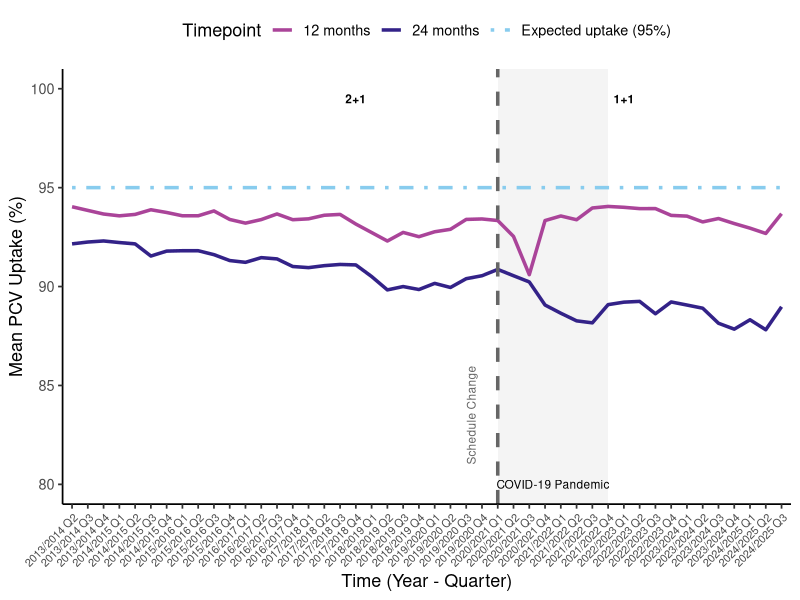
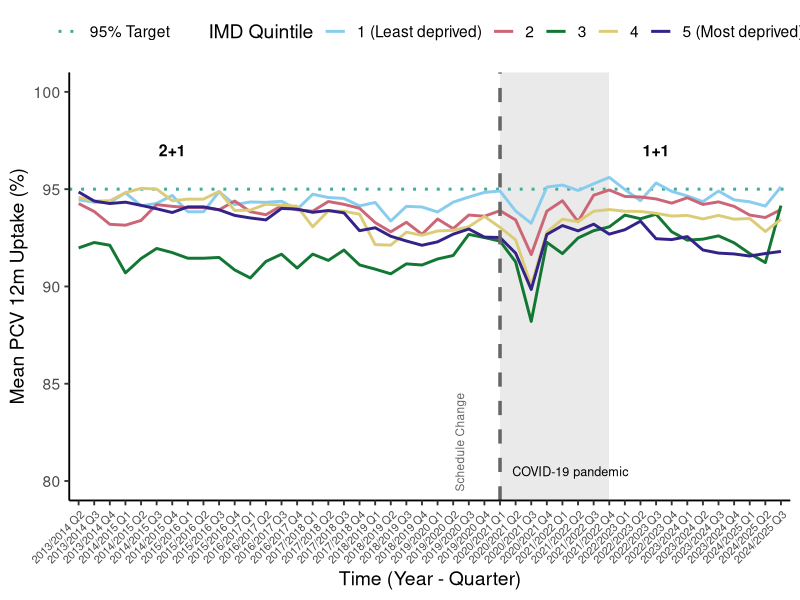
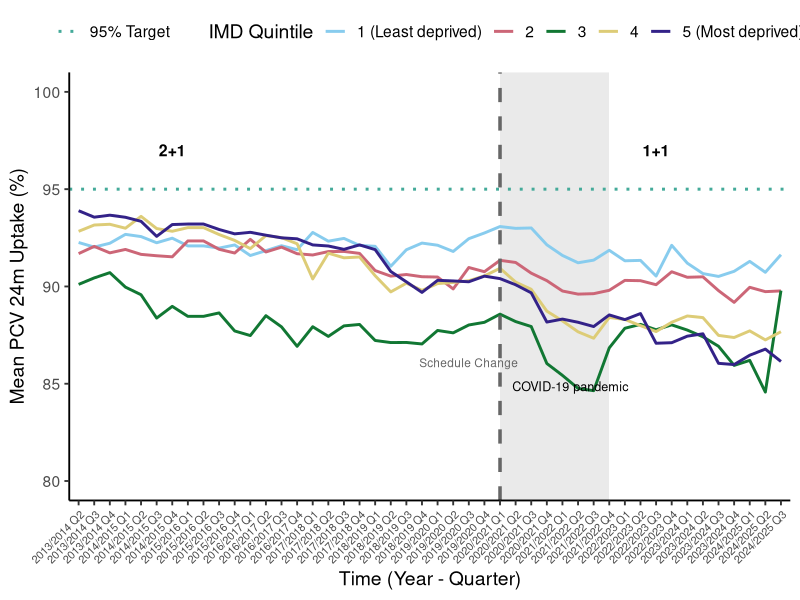
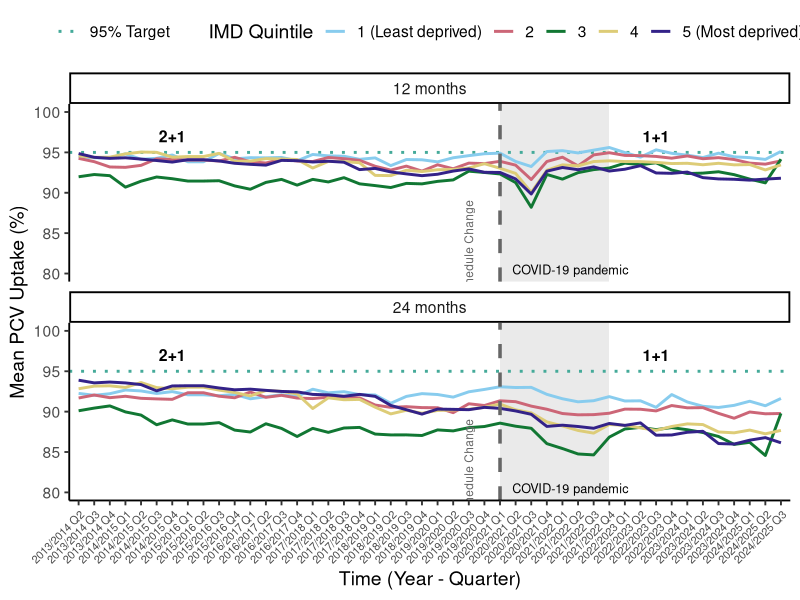
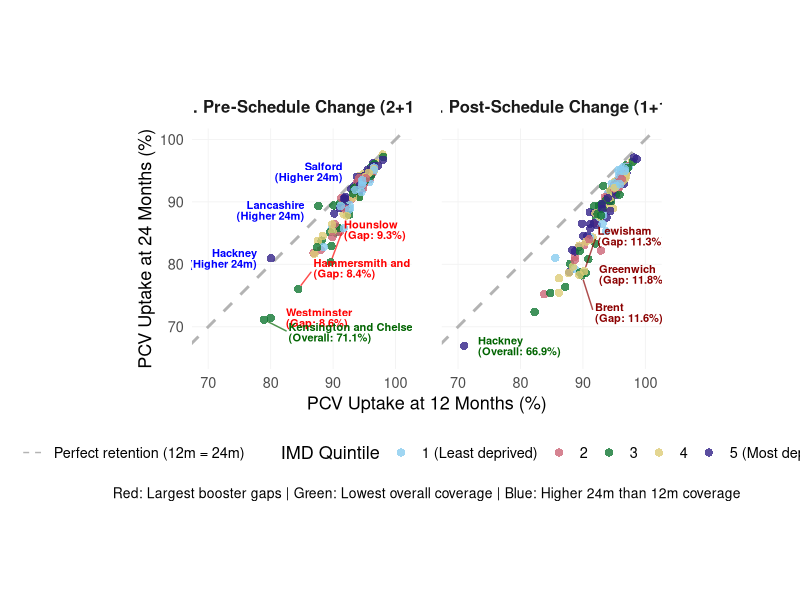
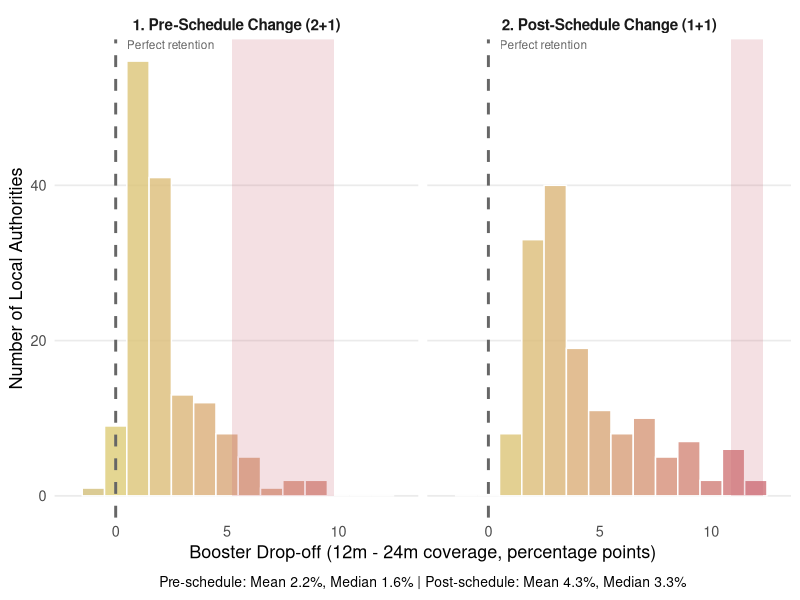

Source code (R) for these figures, in order:
library("readxl")
library("readr")
library("dplyr")
library("ggplot2")
library("RColorBrewer")
library("tidyr")
library("ggrepel")
library ("tidyverse")

setwd("C:/Users/User/OneDrive/HSD MSC/Diss Data/Stage 2 data")

data = read.csv("COVER_All_Years_MERGED_WITH_IMD.csv")

#### Dataset Characteristics and National Coverage ####

# Basic dataset characteristics
cat("=== DATASET CHARACTERISTICS ===\n")
cat("Analysis period:", min(data$Year, na.rm = TRUE), "to", max(data$Year, na.rm = TRUE), "\n")
cat("Number of UTLAs included:", length(unique(data$utla_name)), "\n")
cat("Number of quarters analyzed:", length(unique(paste(data$Year, data$Quarter))), "\n")
cat("Total observations:", nrow(data), "\n\n")

# Calculate total population covered (sum of all eligible populations)
total_12m_population <- sum(data$Population_12m, na.rm = TRUE)
total_24m_population <- sum(data$Population_24m, na.rm = TRUE)

cat("=== POPULATION COVERAGE ===\n")
cat("Total eligible population (12-month cohorts):", format(total_12m_population, big.mark = ","), "children\n")
cat("Total eligible population (24-month cohorts):", format(total_24m_population, big.mark = ","), "children\n")

# Calculate weighted national averages across entire study period
weighted_12m_coverage <- weighted.mean(data$PCV_12m, data$Population_12m, na.rm = TRUE)
weighted_24m_coverage <- weighted.mean(data$PCV_24m, data$Population_24m, na.rm = TRUE)
national_booster_gap <- weighted_12m_coverage - weighted_24m_coverage

cat("\n=== NATIONAL COVERAGE (ENTIRE STUDY PERIOD) ===\n")
cat("Overall 12-month PCV coverage:", round(weighted_12m_coverage, 1), "%\n")
cat("Overall 24-month PCV coverage:", round(weighted_24m_coverage, 1), "%\n")
cat("Overall booster gap:", round(national_booster_gap, 1), "percentage points\n\n")

# Coverage by schedule period
pre_schedule <- data %>% filter(Year < "2020/2021")
post_schedule <- data %>% filter(Year >= "2020/2021")

pre_12m_coverage <- weighted.mean(pre_schedule$PCV_12m, pre_schedule$Population_12m, na.rm = TRUE)
pre_24m_coverage <- weighted.mean(pre_schedule$PCV_24m, pre_schedule$Population_24m, na.rm = TRUE)
pre_gap <- pre_12m_coverage - pre_24m_coverage

post_12m_coverage <- weighted.mean(post_schedule$PCV_12m, post_schedule$Population_12m, na.rm = TRUE)
post_24m_coverage <- weighted.mean(post_schedule$PCV_24m, post_schedule$Population_24m, na.rm = TRUE)
post_gap <- post_12m_coverage - post_24m_coverage

cat("=== COVERAGE BY SCHEDULE PERIOD ===\n")
cat("PRE-Schedule Change (2+1, 2013-2020):\n")
cat("• 12-month coverage:", round(pre_12m_coverage, 1), "%\n")
cat("• 24-month coverage:", round(pre_24m_coverage, 1), "%\n")
cat("• Booster gap:", round(pre_gap, 1), "percentage points\n\n")

cat("POST-Schedule Change (1+1, 2020-2024):\n")
cat("• 12-month coverage:", round(post_12m_coverage, 1), "%\n")
cat("• 24-month coverage:", round(post_24m_coverage, 1), "%\n")
cat("• Booster gap:", round(post_gap, 1), "percentage points\n\n")

# Coverage by deprivation quintile
cat("=== COVERAGE BY DEPRIVATION QUINTILE (ENTIRE PERIOD) ===\n")
quintile_summary <- data %>%
  group_by(imd_quintile) %>%
  summarise(
    coverage_12m = weighted.mean(PCV_12m, Population_12m, na.rm = TRUE),
    coverage_24m = weighted.mean(PCV_24m, Population_24m, na.rm = TRUE),
    gap = coverage_12m - coverage_24m,
    total_pop_12m = sum(Population_12m, na.rm = TRUE),
    .groups = "drop"
  )

for(i in 1:nrow(quintile_summary)) {
  cat("Quintile", quintile_summary$imd_quintile[i], 
      ifelse(quintile_summary$imd_quintile[i] == 1, "(Least deprived)", 
             ifelse(quintile_summary$imd_quintile[i] == 5, "(Most deprived)", "")), ":\n")
  cat("• 12-month coverage:", round(quintile_summary$coverage_12m[i], 1), "%\n")
  cat("• 24-month coverage:", round(quintile_summary$coverage_24m[i], 1), "%\n")
  cat("• Booster gap:", round(quintile_summary$gap[i], 1), "percentage points\n")
  cat("• Population:", format(quintile_summary$total_pop_12m[i], big.mark = ","), "children\n\n")
}

# WHO target achievement
cat("=== WHO TARGET ACHIEVEMENT (95%) ===\n")
quarters_above_95_12m <- sum(data$PCV_12m >= 95, na.rm = TRUE)
quarters_above_95_24m <- sum(data$PCV_24m >= 95, na.rm = TRUE)
total_observations <- sum(!is.na(data$PCV_12m))

cat("Quarterly observations meeting 95% target:\n")
cat("• 12-month coverage:", quarters_above_95_12m, "out of", total_observations, 
    "(", round(100 * quarters_above_95_12m / total_observations, 1), "%)\n")
cat("• 24-month coverage:", quarters_above_95_24m, "out of", total_observations, 
    "(", round(100 * quarters_above_95_24m / total_observations, 1), "%)\n\n")

# Missing data summary
missing_12m <- sum(is.na(data$PCV_12m))
missing_24m <- sum(is.na(data$PCV_24m))

cat("=== DATA COMPLETENESS ===\n")
cat("Missing 12-month coverage data:", missing_12m, "observations (", 
    round(100 * missing_12m / nrow(data), 1), "%)\n")
cat("Missing 24-month coverage data:", missing_24m, "observations (", 
    round(100 * missing_24m / nrow(data), 1), "%)\n")

#######################################
#######################################

#### Colour palette ####
pastel_palette = c(
  "#88CCEE", 
  "#CC6677",  
  "#117733", 
  "#DDCC77",
  "#332288",
  "#EE7733",
  "#44AA99" 
)


############################################
############################################

#### 🫧 Descriptive #### 

# ---- Summarise and prepare ----
overall_trend_both = data %>%
  group_by(Year, Quarter) %>%
  summarise(
    PCV_12m = mean(PCV_12m, na.rm = TRUE),
    PCV_24m = mean(PCV_24m, na.rm = TRUE),
    .groups = "drop"
  ) %>%
  arrange(Year, Quarter) %>%
  mutate(
    Quarter_Label = paste(Year, Quarter, sep = " "),
    Quarter_ID = row_number()
  )

overall_trend_long <- overall_trend_both %>%
  pivot_longer(
    cols = c("PCV_12m", "PCV_24m"),
    names_to = "Timepoint",
    values_to = "Uptake"
  )

# Set factor levels for Quarter_Label
all_quarters <- unique(overall_trend_both$Quarter_Label)
overall_trend_long$Quarter_Label <- factor(overall_trend_long$Quarter_Label, levels = all_quarters)

# Recode for pretty legend
overall_trend_long$Timepoint <- recode(overall_trend_long$Timepoint,
                                       "PCV_12m" = "12 months",
                                       "PCV_24m" = "24 months")

# Target line (95% expected uptake)
target_line <- data.frame(
  Quarter_Label = all_quarters,
  Quarter_ID = seq_along(all_quarters),
  Uptake = 95,
  Timepoint = "Expected uptake (95%)"
)
target_line$Quarter_Label <- factor(target_line$Quarter_Label, levels = all_quarters)

# Ensure columns match for rbind
overall_trend_long <- overall_trend_long[, c("Quarter_Label", "Quarter_ID", "Uptake", "Timepoint")]
target_line <- target_line[, c("Quarter_Label", "Quarter_ID", "Uptake", "Timepoint")]

# Combine for plotting
plot_data <- rbind(overall_trend_long, target_line)

# ---- Plot settings ----
schedule_quarter = "2020/2021 Q1"
change_point = which(levels(plot_data$Quarter_Label) == schedule_quarter)
covid_start = which(levels(plot_data$Quarter_Label) == "2020/2021 Q1")
covid_end = which(levels(plot_data$Quarter_Label) == "2021/2022 Q4")

# Define a soft pastel palette for this plot
line_colours = c(
  "12 months" = "#AA4499",          
  "24 months" = "#332288",           
  "Expected uptake (95%)" = "#88CCEE" 
)

line_types = c(
  "12 months" = "solid",
  "24 months" = "solid",
  "Expected uptake (95%)" = "dotdash"
)

# Final Plot
ggplot(plot_data, aes(x = Quarter_Label, y = Uptake,
                      color = Timepoint, linetype = Timepoint, group = Timepoint)) +
  # Shaded COVID-19 area
  annotate("rect", xmin = covid_start, xmax = covid_end,
           ymin = -Inf, ymax = Inf, fill = "grey90", alpha = 0.4) +
  
  # Line plots for PCV uptake and expected target
  geom_line(linewidth = 1.2, na.rm = TRUE) +
  
  # Schedule change vertical line
  geom_vline(xintercept = change_point, linetype = "dashed", color = "grey40", linewidth = 1.2) +
  
  # Labels: Schedule change
  annotate("text", x = change_point + 1, y = 81,
           label = "Schedule Change", color = "grey40", size = 3, angle = 90, hjust = 0, vjust = -4.2) +
  
  # Label: COVID period
  annotate("text", x = mean(c(covid_start, covid_end)), y = 80,
           label = "COVID-19 Pandemic", size = 3, color = "black") +
  
  # Schedule labels: 2+1 and 1+1
  annotate("text", x = which(levels(plot_data$Quarter_Label) == "2017/2018 Q4"),
           y = 99.5, label = "2+1", fontface = "bold", color = "black", size = 3) +
  annotate("text", x = which(levels(plot_data$Quarter_Label) == "2022/2023 Q1"),
           y = 99.5, label = "1+1", fontface = "bold", color = "black", size = 3) +
  
  # Manual color and line style
  scale_color_manual(values = line_colours) +
  scale_linetype_manual(values = line_types) +
  
  # Coordinate/Axis settings
  coord_cartesian(ylim = c(80, 100)) +
  scale_y_continuous(breaks = seq(80, 100, 5)) +
  
  # Labels and theme
  labs(
    # title = "PCV Uptake at 12 and 24 Months Over Time (with COVID and Schedule Annotations)",
    x = "Time (Year - Quarter)",
    y = "Mean PCV Uptake (%)",
    color = "Timepoint",
    linetype = "Timepoint"
  ) +
  theme_classic(base_size = 13) +
  theme(
    axis.text.x = element_text(angle = 45, hjust = 1, vjust = 1, size = 8),
    plot.title = element_text(hjust = 0.5, size = 15, face = "bold"),
    legend.position = "top"
  )


#### Uptake by quintile at 12m ####

# Calculate deprivation trend
pcv_trend = data %>%
  group_by(Year, Quarter, imd_quintile) %>%
  summarise(mean_PCV_12m = mean(PCV_12m, na.rm = TRUE), .groups = "drop") %>%
  arrange(Year, Quarter, imd_quintile) %>%
  mutate(
    Quarter_Label = paste(Year, Quarter, sep = " "),
    Quarter_Label = factor(Quarter_Label, levels = unique(paste(Year, Quarter, sep = " ")))
  )

# Set key time points
change_point = which(levels(pcv_trend$Quarter_Label) == "2020/2021 Q1")
covid_start = change_point
covid_end = which(levels(pcv_trend$Quarter_Label) == "2021/2022 Q4")

# Plot
ggplot(pcv_trend, aes(x = Quarter_Label, y = mean_PCV_12m, 
                      color = as.factor(imd_quintile), group = imd_quintile)) +
  # COVID-19 shaded area
  annotate("rect", xmin = covid_start, xmax = covid_end, ymin = -Inf, ymax = Inf,
           fill = "grey80", alpha = 0.4) +
  # 95% target line
  geom_hline(aes(yintercept = 95, linetype = "95% Target"), color = "#44AA99", linewidth = 1) +
  # Uptake lines
  geom_line(linewidth = 1) +
  # Schedule change marker
  geom_vline(xintercept = change_point, linetype = "dashed", color = "grey40", linewidth = 1.2) +
  # Labels
  annotate("text", x = change_point - 2, y = 82, 
           label = "Schedule Change", color = "grey40", size = 3, angle = 90, vjust = -0.5) +
  annotate("text", x = mean(c(covid_start, covid_end)) + 1, y = 80.5,
           label = "COVID-19 pandemic", size = 3.2, color = "black") +
  annotate("text", x = 7, y = 97, label = "2+1", color = "black", fontface = "bold", size = 4) +
  annotate("text", x = 38, y = 97, label = "1+1", color = "black", fontface = "bold", size = 4) +
  # Colours and legend
  scale_color_manual(
    values = pastel_palette,
    name = "IMD Quintile",
    labels = c("1 (Least deprived)", "2", "3", "4", "5 (Most deprived)")
  ) +
  scale_linetype_manual(
    name = NULL,
    values = c("95% Target" = "dotted"),
    guide = guide_legend(order = 2, override.aes = list(color = "#44AA99"))
  ) +
  scale_y_continuous(limits = c(80, 100), breaks = seq(80, 100, 5)) +
  labs(
    # title = "PCV Uptake at 12 Months by Deprivation Quintile (with COVID and Schedule Annotations)",
    x = "Time (Year - Quarter)",
    y = "Mean PCV 12m Uptake (%)"
  ) +
  theme_classic(base_size = 14) +
  theme(
    axis.text.x = element_text(angle = 45, hjust = 1, size = 8),
    plot.title = element_text(hjust = 0.5, face = "bold"),
    legend.position = "top"
  )

#### Uptake by quintile at 24m ####

# Calculate deprivation trend
pcv_trend_24m = data %>%
  group_by(Year, Quarter, imd_quintile) %>%
  summarise(mean_PCV_24m = mean(PCV_24m, na.rm = TRUE), .groups = "drop") %>%
  arrange(Year, Quarter, imd_quintile) %>%
  mutate(
    Quarter_Label = paste(Year, Quarter, sep = " "),
    Quarter_Label = factor(Quarter_Label, levels = unique(paste(Year, Quarter, sep = " ")))
  )

# Schedule + COVID windows
change_point_24m = which(levels(pcv_trend_24m$Quarter_Label) == "2020/2021 Q1")
covid_start = change_point_24m
covid_end = which(levels(pcv_trend_24m$Quarter_Label) == "2021/2022 Q4")

# Plot
ggplot(pcv_trend_24m, aes(x = Quarter_Label, y = mean_PCV_24m,
                          color = as.factor(imd_quintile),
                          group = imd_quintile)) +
  # COVID-19 shaded area
  annotate("rect", xmin = covid_start, xmax = covid_end, ymin = -Inf, ymax = Inf,
           fill = "grey80", alpha = 0.4) +
  # 95% target line
  geom_hline(aes(yintercept = 95, linetype = "95% Target"), color = "#44AA99", linewidth = 1) +
  # PCV uptake lines
  geom_line(linewidth = 1) +
  # Schedule change line
  geom_vline(xintercept = change_point_24m, linetype = "dashed", color = "grey40", linewidth = 1.2) +
  # Schedule change label
  annotate("text", x = change_point_24m - 2, 
           y = min(pcv_trend_24m$mean_PCV_24m, na.rm = TRUE) + 1.5,
           label = "Schedule Change", color = "grey40", size = 3) +
  # COVID-19 pandemic label
  annotate("text", 
           x = mean(c(covid_start, covid_end)) + 1,
           y = min(pcv_trend_24m$mean_PCV_24m, na.rm = TRUE) + 0.3,
           label = "COVID-19 pandemic", size = 3.2, color = "black") +
  # 2+1 and 1+1 text annotations
  annotate("text", x = 7, y = 97, label = "2+1", color = "black", fontface = "bold", size = 4) +
  annotate("text", x = 38, y = 97, label = "1+1", color = "black", fontface = "bold", size = 4) +
  # Color scale + linetype
  scale_color_manual(
    values = pastel_palette,
    name = "IMD Quintile",
    labels = c("1 (Least deprived)", "2", "3", "4", "5 (Most deprived)")
  ) +
  scale_linetype_manual(
    name = NULL,
    values = c("95% Target" = "dotted"),
    guide = guide_legend(order = 2, override.aes = list(color = "#44AA99"))
  ) +
  scale_y_continuous(limits = c(80, 100), breaks = seq(80, 100, 5)) +
  labs(
    # title = "PCV Uptake at 24 Months by Deprivation Quintile (with COVID and Schedule Annotations)",
    x = "Time (Year - Quarter)",
    y = "Mean PCV 24m Uptake (%)"
  ) +
  theme_classic(base_size = 14) +
  theme(
    axis.text.x = element_text(angle = 45, hjust = 1, size = 8),
    plot.title = element_text(hjust = 0.5, face = "bold"),
    legend.position = "top"
  )


#### FACET ####
# Prepare 12m data
pcv_trend_12m = data %>%
  group_by(Year, Quarter, imd_quintile) %>%
  summarise(mean_PCV = mean(PCV_12m, na.rm = TRUE), .groups = "drop") %>%
  mutate(Timepoint = "12 months")

# Prepare 24m data
pcv_trend_24m = data %>%
  group_by(Year, Quarter, imd_quintile) %>%
  summarise(mean_PCV = mean(PCV_24m, na.rm = TRUE), .groups = "drop") %>%
  mutate(Timepoint = "24 months")

# Combine for faceting
pcv_combined = bind_rows(pcv_trend_12m, pcv_trend_24m) %>%
  arrange(Year, Quarter, imd_quintile) %>%
  mutate(
    Quarter_Label = paste(Year, Quarter, sep = " "),
    Quarter_Label = factor(Quarter_Label, levels = unique(paste(Year, Quarter, sep = " ")))
  )

# Key time points
change_point = which(levels(pcv_combined$Quarter_Label) == "2020/2021 Q1")
covid_start = change_point
covid_end = which(levels(pcv_combined$Quarter_Label) == "2021/2022 Q4")

# Plot with facet_wrap
ggplot(pcv_combined, aes(x = Quarter_Label, y = mean_PCV,
                         color = as.factor(imd_quintile), group = imd_quintile)) +
  annotate("rect", xmin = covid_start, xmax = covid_end, ymin = -Inf, ymax = Inf,
           fill = "grey80", alpha = 0.4) +
  geom_hline(aes(yintercept = 95, linetype = "95% Target"), color = "#44AA99", linewidth = 1) +
  geom_line(linewidth = 1) +
  geom_vline(xintercept = change_point, linetype = "dashed", color = "grey40", linewidth = 1.2) +
  annotate("text", x = change_point - 2, y = 83, label = "Schedule Change", color = "grey40", size = 3, angle = 90) +
  annotate("text", x = mean(c(covid_start, covid_end)) + 1, y = 80.5,
           label = "COVID-19 pandemic", size = 3.2, color = "black") +
  annotate("text", x = 7, y = 97, label = "2+1", color = "black", fontface = "bold", size = 4) +
  annotate("text", x = 38, y = 97, label = "1+1", color = "black", fontface = "bold", size = 4) +
  scale_color_manual(values = pastel_palette,
                     name = "IMD Quintile",
                     labels = c("1 (Least deprived)", "2", "3", "4", "5 (Most deprived)")) +
  scale_linetype_manual(name = NULL, values = c("95% Target" = "dotted"),
                        guide = guide_legend(order = 2, override.aes = list(color = "#44AA99"))) +
  scale_y_continuous(limits = c(80, 100), breaks = seq(80, 100, 5)) +
  labs(x = "Time (Year - Quarter)",
       y = "Mean PCV Uptake (%)") +
  theme_classic(base_size = 14) +
  theme(axis.text.x = element_text(angle = 45, hjust = 1, size = 8),
        plot.title = element_text(hjust = 0.5, face = "bold"),
        legend.position = "top") +
  facet_wrap(~Timepoint, ncol = 1)







############################################
############################################

#### Gap Scatterplot: Pre vs Post Schedule Change####

# Pre-schedule change (2+1 schedule: before 2020/2021)
pre_schedule_data <- data %>%
  filter(Year < "2020/2021") %>%
  group_by(utla_name, imd_quintile) %>%
  summarise(
    PCV_12m = mean(PCV_12m, na.rm = TRUE),
    PCV_24m = mean(PCV_24m, na.rm = TRUE),
    gap = PCV_12m - PCV_24m,
    .groups = "drop"
  ) %>%
  mutate(period = "1. Pre-Schedule Change (2+1)")


# Post-schedule change (1+1 schedule: 2020/2021 onwards)
post_schedule_data <- data %>%
  filter(Year >= "2020/2021") %>%
  group_by(utla_name, imd_quintile) %>%
  summarise(
    PCV_12m = mean(PCV_12m, na.rm = TRUE),
    PCV_24m = mean(PCV_24m, na.rm = TRUE),
    gap = PCV_12m - PCV_24m,
    .groups = "drop"
  ) %>%
  mutate(period = "2. Post-Schedule Change (1+1)")

# Combine both periods
combined_schedule_data <- bind_rows(pre_schedule_data, post_schedule_data)

# Outlier detection
get_outliers <- function(data, n_outliers = 3) {
  iqr_val <- IQR(data$gap, na.rm = TRUE)
  q3 <- quantile(data$gap, 0.75, na.rm = TRUE)
  outlier_threshold <- q3 + 1.5 * iqr_val
  
  # Only label the worst N outliers to reduce crowding
  outliers <- data %>% 
    filter(gap >= outlier_threshold) %>%
    arrange(desc(gap)) %>%
    slice_head(n = n_outliers)
  
  above_line <- data %>% filter(PCV_24m > PCV_12m)
  
  lowest_uptake <- data %>%
    mutate(min_uptake = pmin(PCV_12m, PCV_24m, na.rm = TRUE)) %>%
    filter(min_uptake == min(min_uptake, na.rm = TRUE)) %>%
    slice(1)
  
  return(list(outliers = outliers, above_line = above_line, lowest = lowest_uptake))
}

# Get outliers for each period (limit to top 3)
pre_outliers <- get_outliers(pre_schedule_data, n_outliers = 3)
post_outliers <- get_outliers(post_schedule_data, n_outliers = 3)

# Check the actual data range
cat("Data range check:\n")
cat("PCV_12m range:", range(combined_schedule_data$PCV_12m, na.rm = TRUE), "\n")
cat("PCV_24m range:", range(combined_schedule_data$PCV_24m, na.rm = TRUE), "\n")

# Function to identify UTLAs above the retention line
get_above_line_utlas <- function(data) {
  data %>% filter(PCV_24m > PCV_12m)  # Points above the diagonal line
}

# Get above-line UTLAs for each period
pre_above_line <- get_above_line_utlas(pre_schedule_data)
post_above_line <- get_above_line_utlas(post_schedule_data)

# Create the plot with enhanced labeling
ggplot(combined_schedule_data, aes(x = PCV_12m, y = PCV_24m, color = as.factor(imd_quintile))) +
  # Reference line (perfect retention)
  geom_abline(slope = 1, intercept = 0, linetype = "dashed", color = "grey70", linewidth = 1) +
  
  # Main scatter points
  geom_point(size = 2.5, shape = 16, alpha = 0.8) +
  
  # Color scale
  scale_color_manual(
    values = pastel_palette[1:5],
    name = "IMD Quintile",
    labels = c("1 (Least deprived)", "2", "3", "4", "5 (Most deprived)")
  ) +
  
  # Label outliers for pre-schedule period (RED - to the right)
  ggrepel::geom_text_repel(
    data = pre_outliers$outliers,
    aes(label = paste0(utla_name, "\n(Gap: ", round(gap, 1), "%)")),
    color = "red",
    size = 2.8,
    fontface = "bold",
    max.overlaps = Inf,
    force = 3,
    nudge_x = 2,         
    direction = "y",       
    hjust = 0,            
    xlim = c(NA, 110),     
    box.padding = 0.5,
    point.padding = 0.3,
    segment.color = "red",
    segment.alpha = 0.7,
    lineheight = 0.8
  ) +
  
  # Label outliers for post-schedule period (DARK RED - to the right)
  ggrepel::geom_text_repel(
    data = post_outliers$outliers,
    aes(label = paste0(utla_name, "\n(Gap: ", round(gap, 1), "%)")),
    color = "darkred",
    size = 2.8,
    fontface = "bold",
    max.overlaps = Inf,
    force = 3,
    nudge_x = 2,         
    direction = "y",       
    hjust = 0,            
    xlim = c(NA, 110),     
    box.padding = 0.5,
    point.padding = 0.3,
    segment.color = "darkred",
    segment.alpha = 0.7,
    lineheight = 0.8
  ) +
  
  # Label UTLAs above the retention line (BLUE - to the left)
  {if(nrow(bind_rows(pre_above_line, post_above_line)) > 0) {
    ggrepel::geom_text_repel(
      data = bind_rows(pre_above_line, post_above_line),
      aes(label = paste0(utla_name, "\n(Higher 24m)")),
      color = "blue",
      size = 2.8,
      fontface = "bold",
      max.overlaps = Inf,
      force = 3,
      nudge_x = -2,         # To the left
      direction = "y",      
      hjust = 1,            # Right-align text
      xlim = c(65, NA),     # Allow extension to the left
      box.padding = 0.5,
      point.padding = 0.3,
      segment.color = "blue",
      segment.alpha = 0.7,
      lineheight = 0.8
    )
  }} +
  
  # Label lowest uptake points (GREEN - with special positioning for Kensington and Chelsea)
  {if(nrow(bind_rows(pre_outliers$lowest, post_outliers$lowest)) > 0) {
    
    # Split the data to handle Kensington and Chelsea separately
    green_data <- bind_rows(pre_outliers$lowest, post_outliers$lowest)
    kensington_data <- green_data %>% filter(grepl("Kensington", utla_name))
    other_green_data <- green_data %>% filter(!grepl("Kensington", utla_name))
    
    list(
      # Regular green labels (not Kensington)
      if(nrow(other_green_data) > 0) {
        ggrepel::geom_text_repel(
          data = other_green_data,
          aes(label = paste0(utla_name, "\n(Overall: ", round(pmin(PCV_12m, PCV_24m), 1), "%)")),
          color = "darkgreen",
          size = 2.8,
          fontface = "bold",
          max.overlaps = Inf,
          force = 3,
          nudge_x = 2,          
          direction = "y",      
          hjust = 0,            
          xlim = c(NA, 110),    
          box.padding = 0.5,
          point.padding = 0.3,
          segment.color = "darkgreen",
          segment.alpha = 0.7,
          lineheight = 0.8
        )
      },
      
      # Special positioning for Kensington and Chelsea (down and right)
      if(nrow(kensington_data) > 0) {
        ggrepel::geom_text_repel(
          data = kensington_data,
          aes(label = paste0(utla_name, "\n(Overall: ", round(pmin(PCV_12m, PCV_24m), 1), "%)")),
          color = "darkgreen",
          size = 2.8,
          fontface = "bold",
          max.overlaps = Inf,
          force = 5,
          nudge_x = 3,          # More to the right
          nudge_y = -2,         # Down
          hjust = 0,            
          xlim = c(NA, 110),    
          ylim = c(65, NA),     # Allow downward movement
          box.padding = 0.5,
          point.padding = 0.3,
          segment.color = "darkgreen",
          segment.alpha = 0.7,
          lineheight = 0.8
        )
      }
    )
  }} +
  
  # FIXED: Add manual linetype legend without inheriting aesthetics
  geom_line(data = data.frame(x = c(-1, -1), y = c(-1, -1), 
                              linetype = "Perfect retention (12m = 24m)"),
            aes(x = x, y = y, linetype = linetype), 
            color = "grey70", alpha = 0, inherit.aes = FALSE) +
  
  scale_linetype_manual(
    name = "",
    values = c("Perfect retention (12m = 24m)" = "dashed"),
    guide = guide_legend(override.aes = list(color = "grey70", alpha = 1))
  ) +
  
  # Facet by time period
  facet_wrap(~ period, ncol = 2) +
  
  # Labels and styling
  labs(
    #title = "PCV Booster Retention: Before vs After Schedule Change",
    #subtitle = "Local authorities with notable coverage patterns",
    x = "PCV Uptake at 12 Months (%)",
    y = "PCV Uptake at 24 Months (%)",
    caption = "Red: Largest booster gaps | Green: Lowest overall coverage | Blue: Higher 24m than 12m coverage"
  ) +
  
  # Coordinate limits
  coord_fixed(ratio = 1, xlim = c(69, 101), ylim = c(65, 100)) +
  
  theme_minimal(base_size = 13) +
  theme(
    panel.grid.major = element_line(color = "grey95", linewidth = 0.3),
    panel.grid.minor = element_blank(),
    legend.position = "bottom",
    legend.box = "horizontal",
    plot.caption = element_text(hjust = 0.5, size = 10, margin = margin(t = 10)),
    plot.title = element_text(hjust = 0.5, face = "bold", size = 14),
    plot.subtitle = element_text(hjust = 0.5, size = 12, margin = margin(b = 15)),
    strip.text = element_text(face = "bold", size = 12, margin = margin(b = 10)),
    panel.spacing = unit(1.5, "lines"),
    plot.margin = margin(t = 20, r = 100, b = 20, l = 100, unit = "pt")
  )

# Print the summary statistics again for context
cat("\n=== BOOSTER RETENTION COMPARISON ===\n")
cat("PRE-Schedule Change (2+1):\n")
cat("• Mean booster gap:", round(mean(pre_schedule_data$gap, na.rm = TRUE), 2), "percentage points\n")
cat("• Median booster gap:", round(median(pre_schedule_data$gap, na.rm = TRUE), 2), "percentage points\n\n")

cat("POST-Schedule Change (1+1):\n")
cat("• Mean booster gap:", round(mean(post_schedule_data$gap, na.rm = TRUE), 2), "percentage points\n")
cat("• Median booster gap:", round(median(post_schedule_data$gap, na.rm = TRUE), 2), "percentage points\n\n")

gap_increase <- mean(post_schedule_data$gap, na.rm = TRUE) - mean(pre_schedule_data$gap, na.rm = TRUE)
cat("CHANGE: Booster gap increased by", round(gap_increase, 2), "percentage points after schedule change\n")


############################################
############################################

#### Booster Drop-off Histogram: Pre vs Post Schedule Change ####

# Use the pre and post schedule data
pre_dropoff_data <- pre_schedule_data %>%
  mutate(
    dropoff_pct = gap,
    period = "1. Pre-Schedule Change (2+1)"
  ) %>%
  filter(!is.na(dropoff_pct))

post_dropoff_data <- post_schedule_data %>%
  mutate(
    dropoff_pct = gap,
    period = "2. Post-Schedule Change (1+1)"
  ) %>%
  filter(!is.na(dropoff_pct))

# Combine the data
combined_dropoff_data <- bind_rows(pre_dropoff_data, post_dropoff_data)

# Get outlier thresholds for each period
pre_iqr <- IQR(pre_dropoff_data$dropoff_pct, na.rm = TRUE)
pre_q3 <- quantile(pre_dropoff_data$dropoff_pct, 0.75, na.rm = TRUE)
pre_outlier_threshold <- pre_q3 + 1.5 * pre_iqr

post_iqr <- IQR(post_dropoff_data$dropoff_pct, na.rm = TRUE)
post_q3 <- quantile(post_dropoff_data$dropoff_pct, 0.75, na.rm = TRUE)
post_outlier_threshold <- post_q3 + 1.5 * post_iqr

# Create the comparison histogram
ggplot(combined_dropoff_data, aes(x = dropoff_pct)) +
  geom_histogram(
    aes(fill = after_stat(x)),
    binwidth = 1,
    color = "white",
    alpha = 0.8,
    center = 0,
    na.rm = TRUE
  ) +
  scale_fill_gradient2(
    low = "#332288", 
    mid = "#DDCC77", 
    high = "#CC6677",
    midpoint = 0, 
    guide = "none"
  ) +
  
  # Reference line at zero for both panels
  geom_vline(xintercept = 0, linetype = "dashed", color = "grey40", linewidth = 1) +
  
  # Outlier region shading (different for each panel)
  geom_rect(data = data.frame(period = "1. Pre-Schedule Change (2+1)", 
                              xmin = pre_outlier_threshold, 
                              xmax = max(pre_dropoff_data$dropoff_pct) + 0.5),
            aes(xmin = xmin, xmax = xmax, ymin = 0, ymax = Inf), 
            fill = "#CC6677", alpha = 0.2, inherit.aes = FALSE) +
  
  geom_rect(data = data.frame(period = "2. Post-Schedule Change (1+1)", 
                              xmin = post_outlier_threshold, 
                              xmax = max(post_dropoff_data$dropoff_pct) + 0.5),
            aes(xmin = xmin, xmax = xmax, ymin = 0, ymax = Inf), 
            fill = "#CC6677", alpha = 0.2, inherit.aes = FALSE) +
  
  # Labels for perfect retention
  annotate("text", x = 0.5, y = Inf, 
           label = "Perfect retention", 
           color = "grey40", hjust = 0, vjust = 1.1, size = 3) +
  
  # Facet by time period - FIXED: removed scales = "free_y"
  facet_wrap(~ period, ncol = 2) +
  
  labs(
    #title = "Distribution of PCV Booster Drop-off Rates: Before vs After Schedule Change",
    #subtitle = "Comparison of booster retention patterns across local authorities",
    x = "Booster Drop-off (12m - 24m coverage, percentage points)",
    y = "Number of Local Authorities",
    caption = sprintf("Pre-schedule: Mean %.1f%%, Median %.1f%% | Post-schedule: Mean %.1f%%, Median %.1f%%",
                      mean(pre_dropoff_data$dropoff_pct, na.rm = TRUE),
                      median(pre_dropoff_data$dropoff_pct, na.rm = TRUE),
                      mean(post_dropoff_data$dropoff_pct, na.rm = TRUE),
                      median(post_dropoff_data$dropoff_pct, na.rm = TRUE))
  ) +
  
  theme_minimal(base_size = 13) +
  theme(
    plot.title = element_text(hjust = 0.5, face = "bold", size = 14),
    plot.subtitle = element_text(hjust = 0.5, size = 12),
    panel.grid.major.x = element_blank(),
    panel.grid.minor = element_blank(),
    strip.text = element_text(face = "bold", size = 11),
    plot.caption = element_text(hjust = 0.5, size = 10, margin = margin(t = 10))
  ) +
  
  scale_x_continuous(
    breaks = seq(-5, 25, by = 5),
    minor_breaks = seq(-5, 25, by = 1),
    limits = c(-2, max(combined_dropoff_data$dropoff_pct) + 1)
  )

# Print summary statistics
cat("\n=== BOOSTER DROP-OFF DISTRIBUTION COMPARISON ===\n")
cat("PRE-Schedule Change (2+1):\n")
cat("• Mean drop-off:", round(mean(pre_dropoff_data$dropoff_pct, na.rm = TRUE), 2), "percentage points\n")
cat("• Median drop-off:", round(median(pre_dropoff_data$dropoff_pct, na.rm = TRUE), 2), "percentage points\n")
cat("• Outlier threshold:", round(pre_outlier_threshold, 1), "percentage points\n\n")

cat("POST-Schedule Change (1+1):\n")
cat("• Mean drop-off:", round(mean(post_dropoff_data$dropoff_pct, na.rm = TRUE), 2), "percentage points\n")
cat("• Median drop-off:", round(median(post_dropoff_data$dropoff_pct, na.rm = TRUE), 2), "percentage points\n")
cat("• Outlier threshold:", round(post_outlier_threshold, 1), "percentage points\n")

